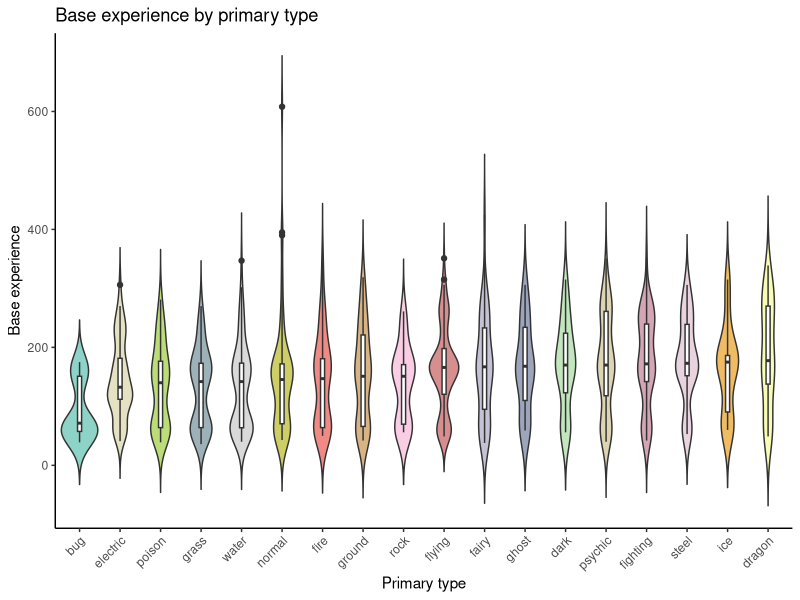
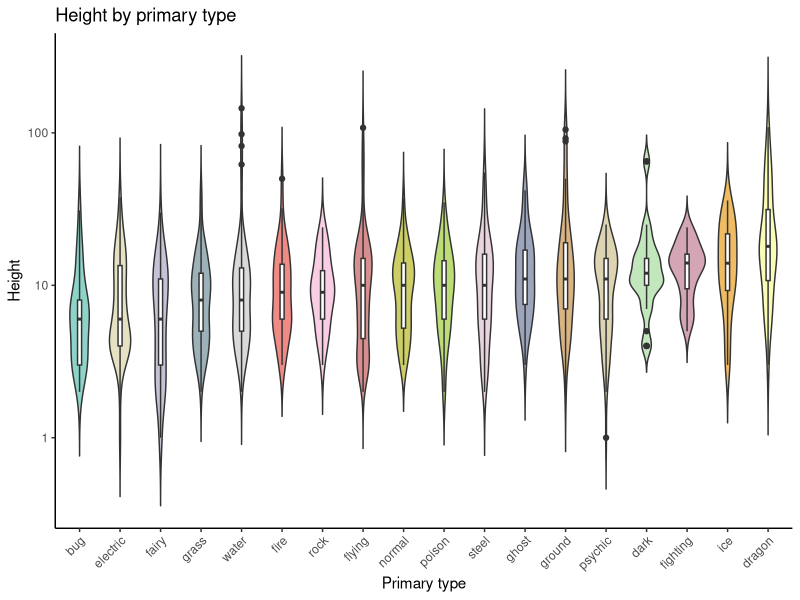
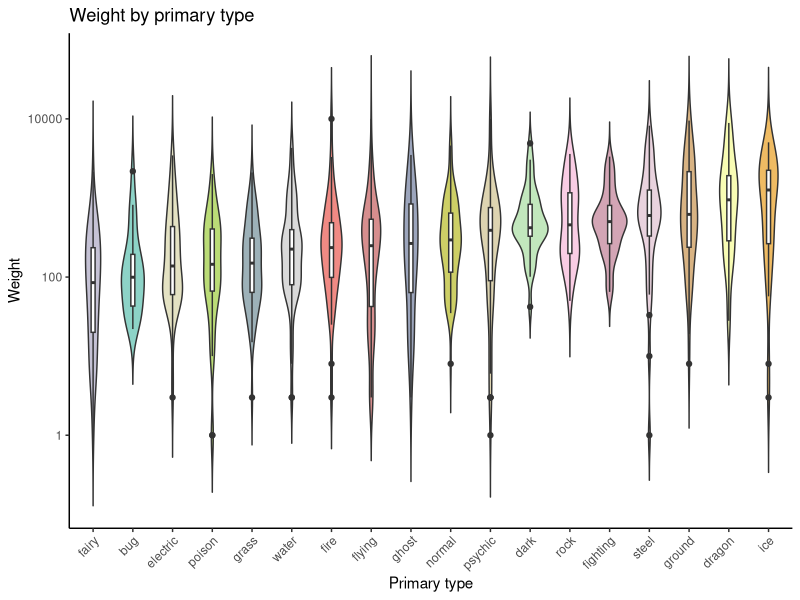
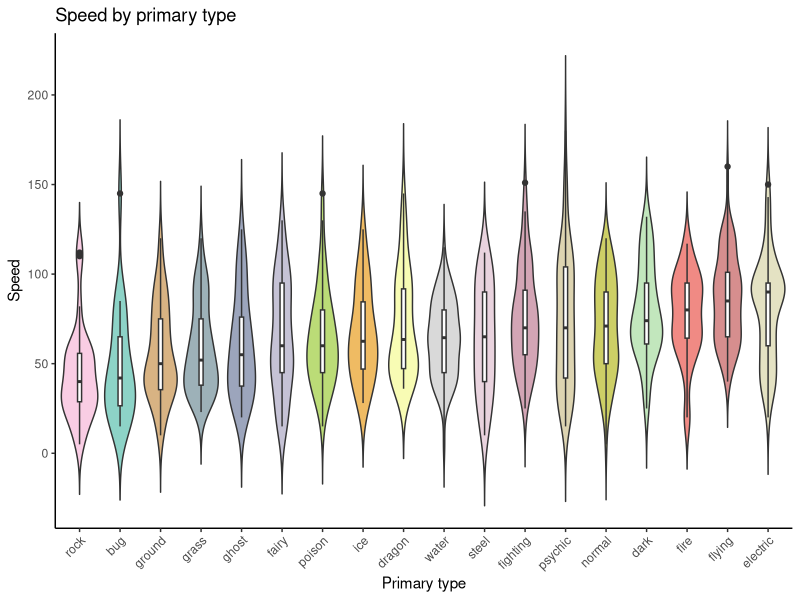
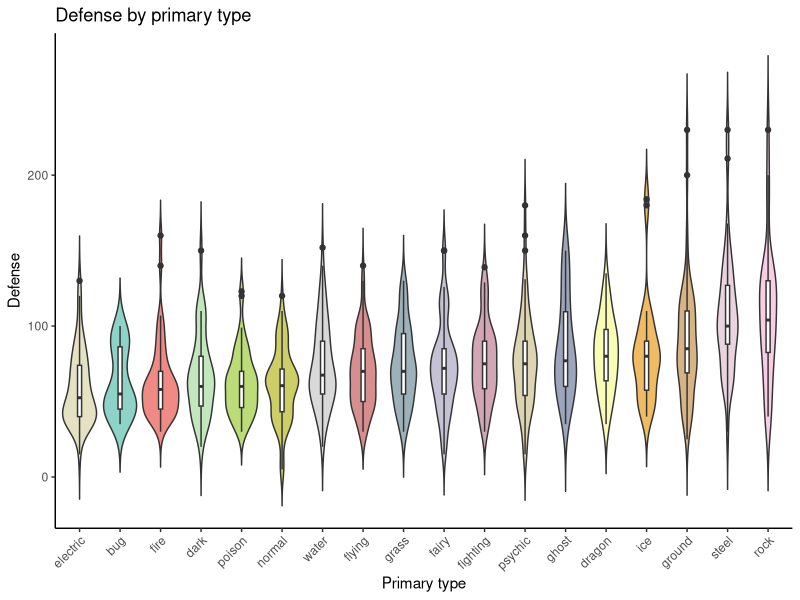
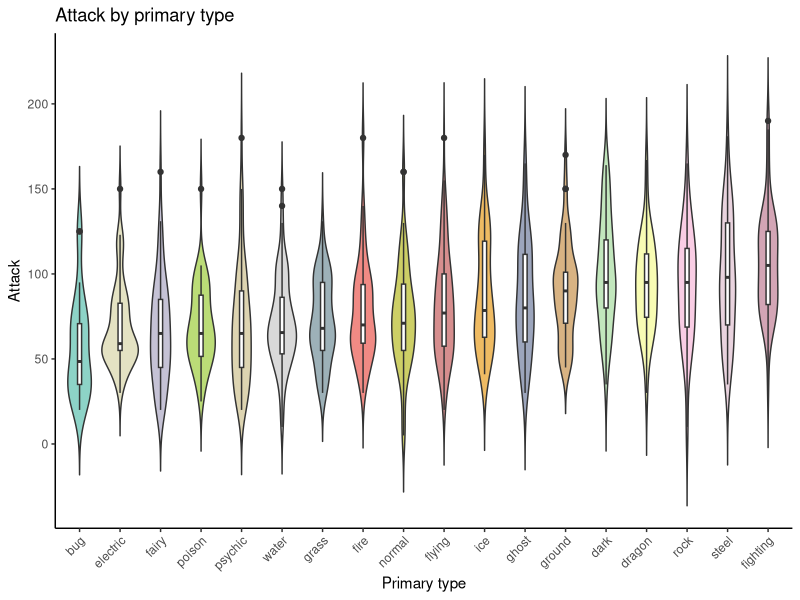
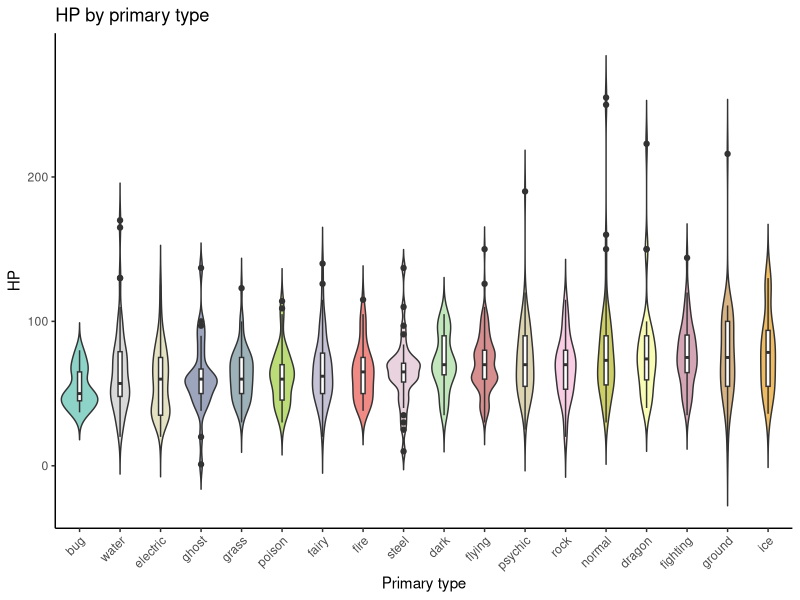
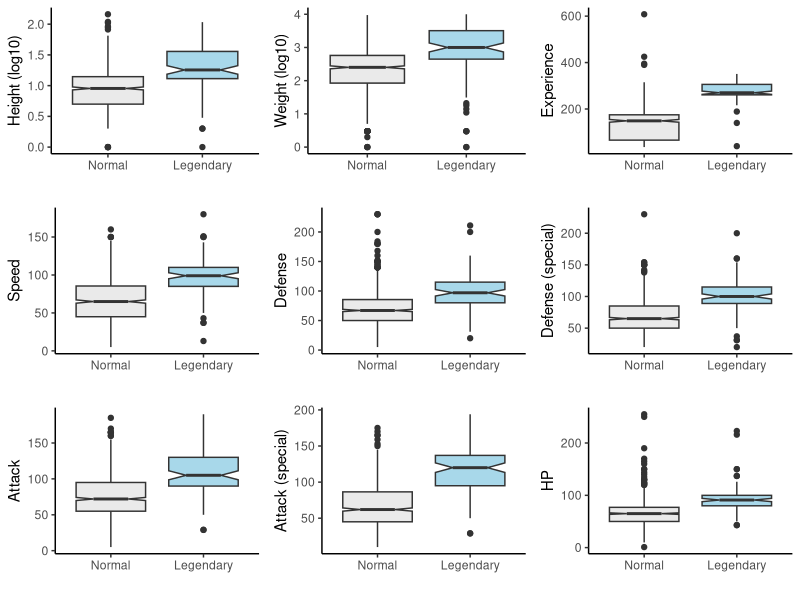

Here is the R script that generated these plots, in order:
## ---- chunk 1
knitr::opts_chunk$set(error=TRUE, fig.height=8, fig.width=12, warning = F, message = F, cache = TRUE)
## ---- chunk 2
library(GGally)
library(ggplot2)
library(RColorBrewer)
require(plyr)

## ---- chunk 3
pokemons_df <- read.csv("../data/processed/pokemons.csv")
pokemons_df$legendary <- mapvalues(pokemons_df$is_legendary, 
          from=c(TRUE,FALSE), 
          to=c("Legendary","Normal"))

pokemons_df$log_height <- log10(pokemons_df$height)
pokemons_df$log_weight <- log10(pokemons_df$weight)

head(pokemons_df)
## ---- chunk 4
plot_by_primary <- function(var,var_name){
  colourCount = length(unique(pokemons_df$type_primary))
  getPalette = colorRampPalette(brewer.pal(9, "Set3"))
  
  bymedian <- reorder(pokemons_df$type_primary, pokemons_df[,var], median)
  
  plt <- ggplot(pokemons_df, aes_string(x=bymedian, y=var, fill="type_primary")) + 
    geom_violin(trim=FALSE)+
    geom_boxplot(width=0.1, fill="white")+
    labs(title=paste(var_name,"by primary type"),x="Primary type", y = var_name) +
    scale_fill_manual(values = getPalette(colourCount)) +
    theme_classic() + 
    theme(axis.text.x = element_text(angle = 45, hjust = 1),legend.position = "none")
  
  return(plt)
}
## ---- chunk 5
plot_by_primary("base_experience","Base experience")
ggsave("../plots/base_experience_by_primary_type.pdf",scale=0.5)
## ---- chunk 6
plt <- plot_by_primary("height","Height")
plt + scale_y_continuous(trans='log10')
ggsave("../plots/height_by_primary_type.pdf",scale=0.5)
## ---- chunk 7
plt <- plot_by_primary("weight","Weight")
plt + scale_y_continuous(trans='log10')
ggsave("../plots/weight_by_primary_type.pdf",scale=0.5)
## ---- chunk 8
plot_by_primary("speed_base","Speed")
ggsave("../plots/speed_by_primary_type.pdf",scale=0.5)
## ---- chunk 9
plot_by_primary("defense_base","Defense")
ggsave("../plots/defense_by_primary_type.pdf",scale=0.5)
## ---- chunk 10
plot_by_primary("attack_base","Attack")
ggsave("../plots/attack_by_primary_type.pdf",scale=0.5)
## ---- chunk 11
plot_by_primary("hp_base","HP")
ggsave("../plots/hp_by_primary_type.pdf",scale=0.5)
## ---- chunk 12

library(gridExtra)

p <- list()

select_vars = c("log_height","log_weight", "base_experience","speed_base","defense_base","special.defense_base","attack_base","special.attack_base", "hp_base")
select_names = c("Height (log10)","Weight (log10)", "Experience","Speed", "Defense","Defense (special)", "Attack","Attack (special)", "HP")

order <- factor(pokemons_df$legendary,levels=c("Normal","Legendary"))

for (i in 1:length(select_vars)) {
  
  var <- select_vars[i]
  name <- select_names[i]
  
  p[[i]] <- ggplot(data=pokemons_df, aes_string(x=order, y=var)) +
            geom_boxplot(aes(fill=order),notch=TRUE) + guides(fill=FALSE) + 
            theme(axis.title.y = element_text(size=14)) +
            xlab("") + ylab(name) + 
            theme_classic() + 
            scale_fill_manual(values=c("#eaeaea", "#a8d8ea"))
}

plots <- do.call(grid.arrange, c(p, ncol=3))

ggsave("../plots/legendary_boxplots.pdf",plots,width=8,height=6)
## ---- chunk 13
corrs <- ggpairs(pokemons_df, mapping = aes(color = legendary), 
                      columns = c("base_experience","log_height","log_weight","speed_base","defense_base","attack_base","hp_base"), 
                      columnLabels = c("Base experience","Height (log10)","Weight (log10)","Speed","Defense","Attack","HP"),
                 method="spearman"
                 )

corrs <- corrs + theme_minimal()
ggsave("../plots/correlation_pairs.pdf",corrs,scale=0.5)
## ---- chunk 14
pdf('../plots/qqplots.pdf', width=10, height=5)

par(mfrow=c(2,4))

qqnorm(pokemons_df$height, pch = 1, frame = FALSE,main="Height")
qqline(pokemons_df$height, col = "steelblue", lwd = 2)

qqnorm(pokemons_df$weight, pch = 1, frame = FALSE,main="Weight")
qqline(pokemons_df$weight, col = "steelblue", lwd = 2)

qqnorm(pokemons_df$speed_base, pch = 1, frame = FALSE,main="Speed")
qqline(pokemons_df$speed_base, col = "steelblue", lwd = 2)

qqnorm(pokemons_df$defense_base, pch = 1, frame = FALSE,main="Defense")
qqline(pokemons_df$defense_base, col = "steelblue", lwd = 2)

qqnorm(pokemons_df$log_height, pch = 1, frame = FALSE,main="Height (log10)")
qqline(pokemons_df$log_height, col = "steelblue", lwd = 2)

qqnorm(pokemons_df$log_weight, pch = 1, frame = FALSE,main="Weight (log10)")
qqline(pokemons_df$log_weight, col = "steelblue", lwd = 2)

qqnorm(pokemons_df$attack_base, pch = 1, frame = FALSE,main="Attack")
qqline(pokemons_df$attack_base, col = "steelblue", lwd = 2)

qqnorm(pokemons_df$hp_base, pch = 1, frame = FALSE,main="HP")
qqline(pokemons_df$hp_base, col = "steelblue", lwd = 2)

dev.off()
